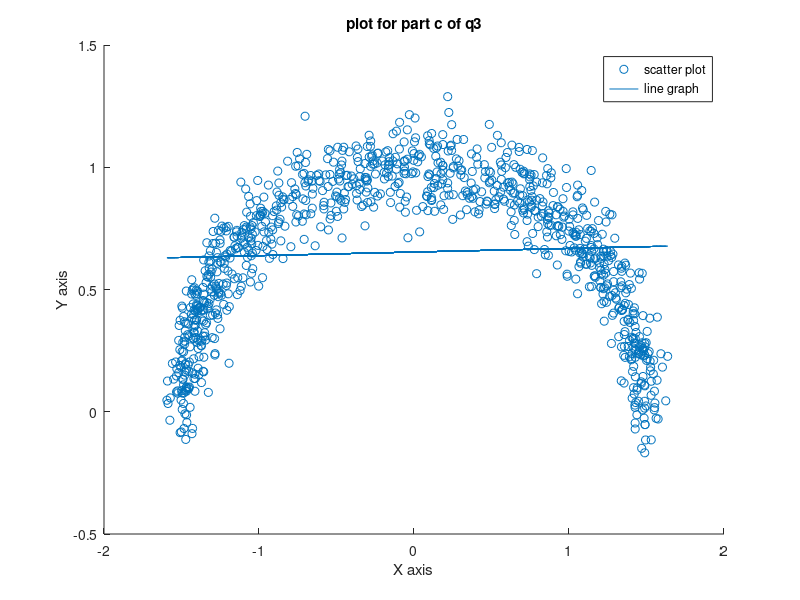

This figure's MATLAB source:
clc;clear;
s=load("points2D_Set2.mat");
x=s.x;
y=s.y;
coeffficient = polyfit(x, y, 1);
value = polyval(coeffficient, x);
scatter(x,y);

hold on

plot(x,value);
xlabel("X axis");
ylabel("Y axis");
title("plot for part c of q3");
legend("scatter plot","line graph");
hold off;